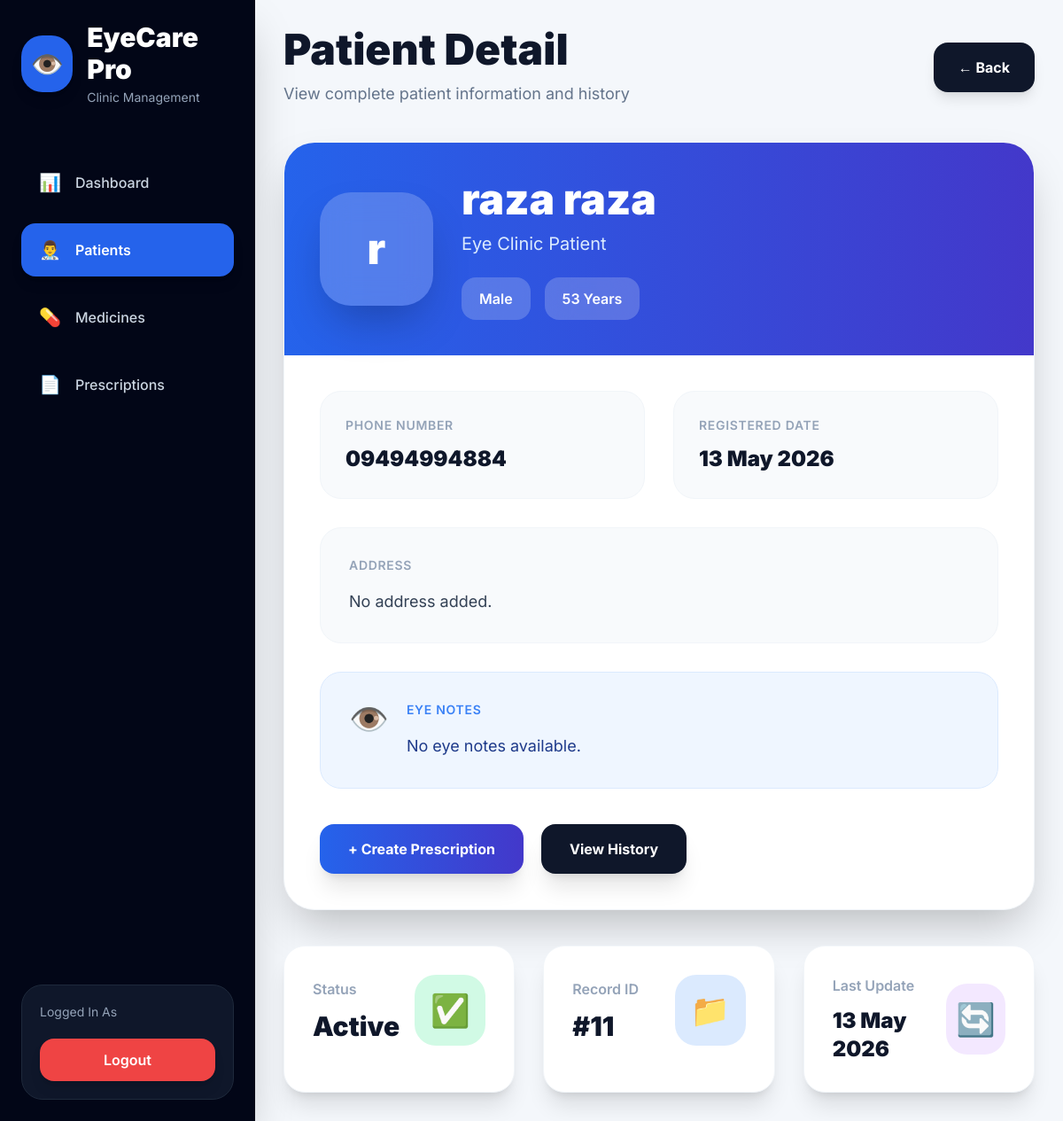
Page /patients/11/ on the committed database.
### patients/models.py (models this page shows, shortened)
class Patient(models.Model):
    GENDER_CHOICES = (
        ('Male', 'Male'),
        ('Female', 'Female'),
    )
    name = models.CharField(
        max_length=200
    )
    phone = models.CharField(
        max_length=20,
        unique=True
    )
    age = models.PositiveIntegerField()
    gender = models.CharField(
        max_length=10,
        choices=GENDER_CHOICES
    )
    address = models.TextField(
        blank=True,
        null=True
    )
    eye_notes = models.TextField(
        blank=True,
        null=True
    )
    created_at = models.DateTimeField(
        auto_now_add=True
    )
    updated_at = models.DateTimeField(
        auto_now=True
    )

### patients/views.py (the view)
def patient_detail(request, pk):
    patient = get_object_or_404(
        Patient,
        id=pk
    )
    context = {
        'patient': patient
    }
    return render(
        request,
        'patient_detail.html',
        context
    )

### Userclinic/context_processors.py (called while the page is built)
def user_role(request):
    role = ''
    try:
        if request.user.is_authenticated:
            role = request.user.profile.role
    except Exception:
        role = ''
    return {
        'user_role': role,
        'is_admin': role == 'ADMIN',
        'is_consultant': role == 'CONSULTANT',
    }

### templates/patient_detail.html (shortened to what this page needs)
<!DOCTYPE html>
<html lang="en">
<head>
    <script src="https://cdn.tailwindcss.com"></script>
</head>
<body>
<div class="flex min-h-screen">
    <aside class="w-72 bg-slate-950 text-white flex flex-col justify-between p-6 shadow-2xl">
        <div>
            <div class="mb-14">
                <div class="flex items-center gap-4">
                    <div class="w-16 h-16 rounded-3xl bg-blue-600 flex items-center justify-center text-3xl shadow-lg">
                        👁️
                    </div>
                    <div>
                        <h1 class="text-3xl font-black">
                            EyeCare Pro
                        </h1>
                        <p class="text-slate-400 mt-1 text-sm">
                            Clinic Management
                        </p>
                    </div>
                </div>
            </div>
            <nav class="space-y-4">
                <a href="{% url 'dashboard' %}"
                   class="flex items-center gap-4 hover:bg-slate-900 px-5 py-4 rounded-2xl text-slate-300 font-medium smooth">
                    <span class="text-xl">📊</span>
                    Dashboard
                </a>
                <a href="{% url 'patient_list' %}"
                   class="flex items-center gap-4 bg-blue-600 px-5 py-4 rounded-2xl text-white font-semibold shadow-lg">
                    <span class="text-xl">👨‍⚕️</span>
                    Patients
                </a>
                <a href="{% url 'medicine_list' %}"
                   class="flex items-center gap-4 hover:bg-slate-900 px-5 py-4 rounded-2xl text-slate-300 font-medium smooth">
                    <span class="text-xl">💊</span>
                    Medicines
                </a>
                <a href="{% url 'create_prescription' %}"
                   class="flex items-center gap-4 hover:bg-slate-900 px-5 py-4 rounded-2xl text-slate-300 font-medium smooth">
                    <span class="text-xl">📄</span>
                    Prescriptions
                </a>
            </nav>
        </div>
        <div class="bg-slate-900 rounded-3xl p-5 border border-slate-800">
            <p class="text-slate-400 text-sm">
                Logged In As
            </p>
            <form method="POST"
                  action="{% url 'logout' %}"
                  class="mt-5">
                <button type="submit"
                        class="w-full bg-red-500 hover:bg-red-600 smooth text-white py-3 rounded-2xl font-semibold shadow-lg">
                    Logout
                </button>
            </form>
        </div>
    </aside>
    <main class="flex-1 p-8 overflow-y-auto">
        <div class="flex justify-between items-center mb-10">
            <div>
                <h1 class="text-5xl font-black text-slate-900">
                    Patient Detail
                </h1>
                <p class="text-slate-500 mt-3 text-lg">
                    View complete patient information and history
                </p>
            </div>
            <div class="flex gap-4">
                <a href="{% url 'patient_list' %}"
                   class="bg-slate-900 hover:bg-black smooth text-white px-7 py-4 rounded-2xl font-bold shadow-lg">
                    ← Back
                </a>
            </div>
        </div>
        <div class="bg-white rounded-[35px] shadow-2xl border border-slate-100 overflow-hidden mb-10 card-hover smooth">
            <div class="bg-gradient-to-r from-blue-600 to-indigo-700 px-10 py-10 text-white">
                <div class="flex items-center gap-8">
                    <div class="w-32 h-32 rounded-[35px] bg-white/20 backdrop-blur-lg flex items-center justify-center text-5xl font-black shadow-2xl">
                        {{ patient.name|slice:":1" }}
                    </div>
                    <div>
                        <h2 class="text-5xl font-black">
                            {{ patient.name }}
                        </h2>
                        <p class="text-blue-100 text-xl mt-3">
                            Eye Clinic Patient
                        </p>
                        <div class="flex gap-4 mt-6">
                            <span class="bg-white/20 px-5 py-3 rounded-2xl font-semibold backdrop-blur-lg">
                                {{ patient.gender }}
                            </span>
                            <span class="bg-white/20 px-5 py-3 rounded-2xl font-semibold backdrop-blur-lg">
                                {{ patient.age }} Years
                            </span>
                        </div>
                    </div>
                </div>
            </div>
            <div class="p-10">
                <div class="grid grid-cols-1 md:grid-cols-2 gap-8">
                    <div class="bg-slate-50 rounded-3xl p-7 border border-slate-100">
                        <p class="text-slate-400 text-sm font-semibold uppercase tracking-wider">
                            Phone Number
                        </p>
                        <h3 class="text-2xl font-black text-slate-900 mt-3">
                            {{ patient.phone }}
                        </h3>
                    </div>
                    <div class="bg-slate-50 rounded-3xl p-7 border border-slate-100">
                        <p class="text-slate-400 text-sm font-semibold uppercase tracking-wider">
                            Registered Date
                        </p>
                        <h3 class="text-2xl font-black text-slate-900 mt-3">
                            {{ patient.created_at|date:"d M Y" }}
                        </h3>
                    </div>
                </div>
                <div class="mt-8 bg-slate-50 rounded-3xl p-8 border border-slate-100">
                    <p class="text-slate-400 text-sm font-semibold uppercase tracking-wider">
                        Address
                    </p>
                    <p class="text-slate-700 text-lg leading-relaxed mt-4">
                        {{ patient.address|default:"No address added." }}
                    </p>
                </div>
                <div class="mt-8 bg-blue-50 rounded-3xl p-8 border border-blue-100">
                    <div class="flex items-start gap-5">
                        <div class="text-4xl">
                            👁️
                        </div>
                        <div>
                            <p class="text-blue-500 text-sm font-semibold uppercase tracking-wider">
                                Eye Notes
                            </p>
                            <p class="text-blue-900 text-lg leading-relaxed mt-4">
                                {{ patient.eye_notes|default:"No eye notes available." }}
                            </p>
                        </div>
                    </div>
                </div>
                <div class="flex flex-wrap gap-5 mt-10">
                    <a href="{% url 'create_prescription' %}"
                       class="bg-gradient-to-r from-blue-600 to-indigo-700 hover:scale-[1.02] hover:shadow-2xl smooth text-white px-8 py-4 rounded-2xl font-bold shadow-xl">
                        + Create Prescription
                    </a>
                    <a href="{% url 'patient_history' patient.id %}"
                       class="bg-slate-900 hover:bg-black smooth text-white px-8 py-4 rounded-2xl font-bold shadow-xl">
                        View History
                    </a>
                </div>
            </div>
        </div>
        <div class="grid grid-cols-1 md:grid-cols-3 gap-8">
            <div class="bg-white rounded-3xl shadow-xl border border-slate-100 p-8 card-hover smooth">
                <div class="flex items-center justify-between">
                    <div>
                        <p class="text-slate-400 font-semibold">
                            Status
                        </p>
                        <h3 class="text-3xl font-black text-slate-900 mt-3">
                            Active
                        </h3>
                    </div>
                    <div class="w-20 h-20 rounded-3xl bg-emerald-100 flex items-center justify-center text-4xl">
                        ✅
                    </div>
                </div>
            </div>
            <div class="bg-white rounded-3xl shadow-xl border border-slate-100 p-8 card-hover smooth">
                <div class="flex items-center justify-between">
                    <div>
                        <p class="text-slate-400 font-semibold">
                            Record ID
                        </p>
                        <h3 class="text-3xl font-black text-slate-900 mt-3">
                            #{{ patient.id }}
                        </h3>
                    </div>
                    <div class="w-20 h-20 rounded-3xl bg-blue-100 flex items-center justify-center text-4xl">
                        📁
                    </div>
                </div>
            </div>
            <div class="bg-white rounded-3xl shadow-xl border border-slate-100 p-8 card-hover smooth">
                <div class="flex items-center justify-between">
                    <div>
                        <p class="text-slate-400 font-semibold">
                            Last Update
                        </p>
                        <h3 class="text-2xl font-black text-slate-900 mt-3">
                            {{ patient.updated_at|date:"d M Y" }}
                        </h3>
                    </div>
                    <div class="w-20 h-20 rounded-3xl bg-purple-100 flex items-center justify-center text-4xl">
                        🔄
                    </div>
                </div>
            </div>
        </div>
    </main>
</div>
</body>
</html>

### templates/patient_detail.html (style rules this page uses)
body { font-family: 'Inter', sans-serif; background: #f4f7fb; }
.smooth { transition: all 0.3s ease; }

### rows in the picture
Patient: name "r", name "raza raza", gender "Male", age "53", phone "09494994884", created_at "13 May 2026", address "No address added.", eye_notes "No eye notes available.", id "11", updated_at "13 May 2026"
